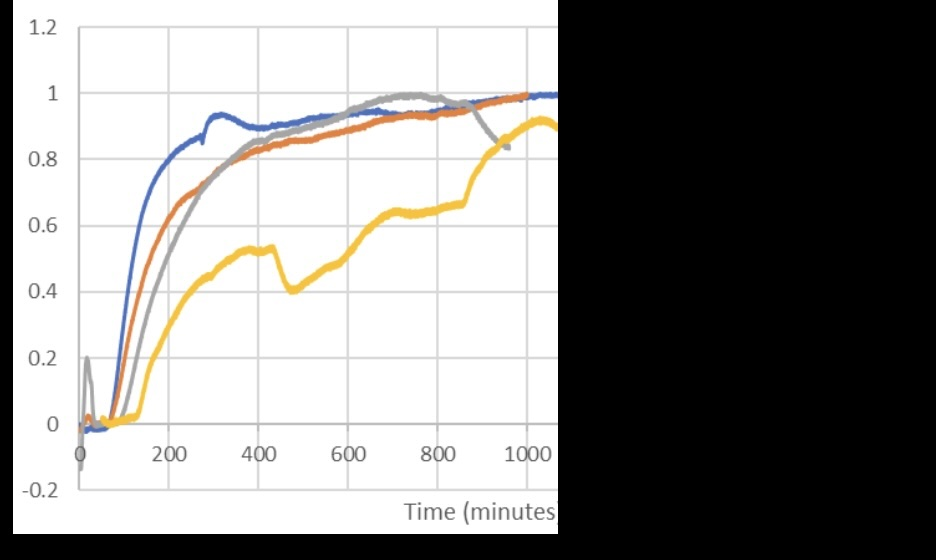
#> input picture graph1.jpg, 936 x 560 px
$ python jpg2cv-data-extractor.py
#> lines starting #> are read from the running program, lines starting #| are printed output that depends on the picture; after the words box and inside, x2 and y2 are one past the last pixel; in counts of white or black regions, pixels touching at a corner belong together
#Grace Apodaca
#img2datatable

import cv2 as cv
import numpy as np


def detect_gridlines(img):
    """Step 1: Finds the inner plot box and gridlines automatically."""
    gray = cv.cvtColor(img, cv.COLOR_BGR2GRAY)

    # Light-gray Excel gridlines have a brightness between 190 and 235
    is_grid = (gray > 190) & (gray < 235)

    # Find columns and rows where more than 40% of the line is grid-colored
    v_cols = np.where(np.mean(is_grid, axis=0) > 0.4)[0]
    h_rows = np.where(np.mean(is_grid, axis=1) > 0.4)[0]

    # Gridlines can be 1 to 2 pixels thick, so group adjacent pixels and find the middle
    def group_lines(indices):
        if len(indices) == 0:
            return []
        splits = np.where(np.diff(indices) > 2)[0] + 1
        groups = np.split(indices, splits)
        return [int(round(np.mean(g))) for g in groups if len(g) > 0]

    v_lines = group_lines(v_cols)
    h_lines = group_lines(h_rows)

    # Ignore any border lines sitting within 10 pixels of the outer image edges
    h_img, w_img = gray.shape
    v_lines = [x for x in v_lines if 10 < x < (w_img - 10)]
    h_lines = [y for y in h_lines if 10 < y < (h_img - 10)]

    assert len(v_lines) >= 2 and len(h_lines) >= 2, "Check Failed: Not enough gridlines found!"

    bounds = {
        "left": v_lines[0],
        "right": v_lines[-1],
        "top": h_lines[0],
        "bottom": h_lines[-1],
        "y_zero": h_lines[-2],  # The second-to-last horizontal gridline is y = 0
        "v_lines": v_lines,
        "h_lines": h_lines,
    }
    print(f"[CHECK 1 PASSED] Plot Box -> Left: {bounds['left']}, Right: {bounds['right']}, Top: {bounds['top']}, Bottom: {bounds['bottom']}, Y=0: {bounds['y_zero']}")
    return bounds


def find_colored_pixels(img, bounds):
    """Step 2: Collects every (column, row) pixel belonging to Blue, Orange, Yellow, and Gray."""
    hsv = cv.cvtColor(img, cv.COLOR_BGR2HSV)

    # Color ranges formatted as [Hue (0-179), Saturation (0-255), Value (0-255)]
    # Tightened Orange (Hue 5-16, Sat >= 130) so anti-aliased Yellow edges don't bleed in
    color_ranges = {
        "blue":   (np.array([95, 80, 80]),   np.array([130, 255, 255])),
        "orange": (np.array([5, 130, 80]),   np.array([16, 255, 255])),
        "yellow": (np.array([20, 80, 80]),   np.array([35, 255, 255])),
        "gray":   (np.array([0, 0, 140]),    np.array([179, 40, 175])),
    }

    # Build a mask of the inner plot box so Gray ignores outside labels and legends
    plot_mask = np.zeros(hsv.shape[:2], dtype=np.uint8)
    plot_mask[bounds["top"]:bounds["bottom"], bounds["left"]:bounds["right"]] = 255

    # Block out the area below y=0 after the initial spike so X-axis numbers (200-1000) aren't selected
    y_zero_row = bounds["y_zero"]
    plot_mask[y_zero_row + 2 : bounds["bottom"], bounds["left"] + 25 : bounds["right"]] = 0
    plot_mask[y_zero_row + 2 : bounds["bottom"], bounds["left"] : bounds["left"] + 4] = 0

    color_pixels = {}
    for name, (lower, upper) in color_ranges.items():
        mask = cv.inRange(hsv, lower, upper)
        if name == "gray":
            mask = cv.bitwise_and(mask, plot_mask)

        # Remove tiny isolated color-bleed specks (keep only connected strokes >= 15 pixels)
        num_labels, labels, stats, _ = cv.connectedComponentsWithStats(mask)
        clean_mask = np.zeros_like(mask)
        for label_id in range(1, num_labels):  # Skip label 0 (background)
            if stats[label_id, cv.CC_STAT_AREA] >= 15:
                clean_mask[labels == label_id] = 255

        # Grab matching pixels and store them as (column, row) tuples
        rows, cols = np.where(clean_mask > 0)
        color_pixels[name] = list(zip(cols.tolist(), rows.tolist()))

        assert len(color_pixels[name]) > 0, f"Check Failed: 0 pixels found for {name}!"
        print(f"[CHECK 2 PASSED] {name.upper()}: {len(color_pixels[name])} pixels found")

    return color_pixels

def pixels_to_data(bounds, color_pixels, x_max=1000.0, y_max=1.2):
    """Step 3: Ensures one Y value per X column, then converts pixel positions to graph numbers."""
    x_px_0 = bounds["left"]
    x_px_max = bounds["right"]
    y_px_0 = bounds["y_zero"]
    y_px_max = bounds["top"]

    extracted_data = {}
    middle_pixels = {}

    for name, coords in color_pixels.items():
        # Group all row numbers (y) by their column number (x)
        rows_by_col = {}
        for x_px, y_px in coords:
            if x_px_0 <= x_px <= x_px_max and y_px_max <= y_px <= bounds["bottom"]:
                rows_by_col.setdefault(x_px, []).append(y_px)

        data_points = []
        single_pixel_path = []

        for x_px in sorted(rows_by_col.keys()):
            # Because the drawn line is several pixels thick, there are multiple rows in the same column.
            # Select the middle pixel of that vertical range so each X column gets exactly one Y value.
            mid_y_px = float(np.median(rows_by_col[x_px]))
            single_pixel_path.append((x_px, int(round(mid_y_px))))

            # Find how far across the X-axis this column sits (as a percentage) and multiply by x_max
            x_val = (x_px - x_px_0) / (x_px_max - x_px_0) * x_max

            # Find how far above the y=0 line this pixel sits (as a percentage) and multiply by y_max
            y_val = (y_px_0 - mid_y_px) / (y_px_0 - y_px_max) * y_max

            data_points.append((round(float(x_val), 2), round(float(y_val), 4)))

        extracted_data[name] = data_points
        middle_pixels[name] = single_pixel_path
        print(f"[CHECK 3 PASSED] {name.upper()}: {len(data_points)} unique (Time, Value) points | Sample: {data_points[:3]}")

    return extracted_data, middle_pixels


def run_visual_checks(img, bounds, color_pixels, middle_pixels):
    """Draws all checks onto one image: Box (Step 1), Highlights (Step 2), Single-pixel path (Step 3)."""
    gray_bg = cv.cvtColor(cv.cvtColor(img, cv.COLOR_BGR2GRAY), cv.COLOR_GRAY2BGR)
    canvas = cv.addWeighted(gray_bg, 0.35, np.zeros_like(gray_bg), 0.65, 0)

    # Step 1 Check: Magenta plot box & cyan y=0 axis line
    cv.rectangle(canvas, (bounds["left"], bounds["top"]), (bounds["right"], bounds["bottom"]), (255, 0, 255), 2)
    cv.line(canvas, (bounds["left"], bounds["y_zero"]), (bounds["right"], bounds["y_zero"]), (255, 255, 0), 1)

    # Step 2 Check: Neon highlights for all detected pixels of each color
    highlight_colors = {
        "blue":   (255, 0, 0),
        "orange": (0, 128, 255),
        "yellow": (0, 255, 255),
        "gray":   (0, 255, 0),
    }
    for name, coords in color_pixels.items():
        bgr = highlight_colors[name]
        for col, row in coords:
            canvas[row, col] = bgr

    # Step 3 Check: Thin white line showing the single middle pixel chosen per column
    for name, path in middle_pixels.items():
        for col, row in path:
            canvas[row, col] = (255, 255, 255)

    window_title = "Cumulative Checks: Box (1), Highlights (2), Middle Pixel Path (3)"
    cv.imshow(window_title, canvas)
    cv.setWindowProperty(window_title, cv.WND_PROP_TOPMOST, 1)
    cv.waitKey(0)
    cv.destroyAllWindows()
    cv.waitKey(1)

import csv

def export_to_csv(extracted_data, output_path="extracted_graph_data.csv"):
    """Step 4: Aligns all curves by Time and exports a Pandas-ready CSV feature matrix."""
    # Convert each color's list of (Time, Value) tuples into a fast lookup dictionary: {time: value}
    series_lookups = {
        color: dict(points) for color, points in extracted_data.items()
    }

    # Collect every unique Time value across all four colors in sorted order
    all_times = sorted({time for points in extracted_data.values() for time, _ in points})
    colors = ["blue", "orange", "yellow", "gray"]

    with open(output_path, mode="w", newline="") as f:
        writer = csv.writer(f)
        # Header row formatted as clean column names for Pandas
        writer.writerow(["Time"] + colors)

        # Write one row per Time step; leave cell blank (which Pandas reads as NaN) if a curve was hidden
        for t in all_times:
            row = [t] + [series_lookups[c].get(t, "") for c in colors]
            writer.writerow(row)

    # Self-check: verify the file was created and has rows
    assert len(all_times) > 0, "Check Failed: No data rows written to CSV!"
    print(f"[CHECK 4 PASSED] Saved {len(all_times)} aligned Time rows to '{output_path}'")

if __name__ == "__main__":
    original_img = cv.imread("graph1.jpg")
#> original_img is the input picture: shape (560, 936, 3); mean B, G, R 135.4, 136.6, 137.4
    assert original_img is not None, "Check Failed: Could not open image!"

    plot_bounds = detect_gridlines(original_img)
#> in detect_gridlines, `gray = cv.cvtColor(img, cv.COLOR_BGR2GRAY)`:
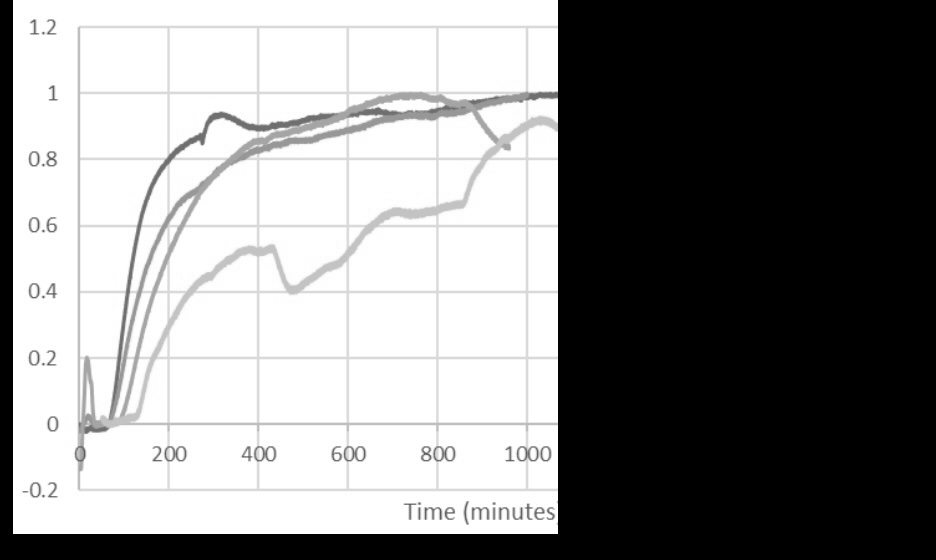
#> gray: shape (560, 936); min 0, max 255, mean 136.7
#> in detect_gridlines, `is_grid = (gray > 190) & (gray < 235)`:
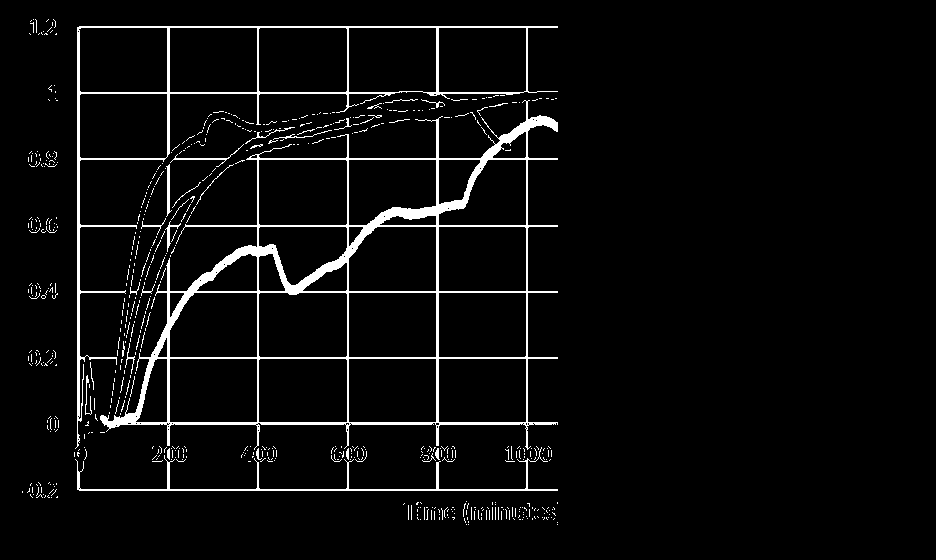
#> is_grid: shape (560, 936) bool; 4.4% white; 668 white regions (635 under 20 px), largest, box (x1, y1, x2, y2) and area: (100, 100, 558, 450) 12715, (75, 26, 558, 449) 4755, (75, 447, 558, 491) 1439
#> in detect_gridlines, `v_cols = np.where(np.mean(is_grid, axis=0) > 0.4)[0]`: v_cols = [77, 78, 79, 167, 168, 169, 257, 258, 347, 348, 436, 437, 438, 526, 527]
#> in detect_gridlines, `h_rows = np.where(np.mean(is_grid, axis=1) > 0.4)[0]`: h_rows = 17 values from 26 to 490
#> in group_lines, `splits = np.where(np.diff(indices) > 2)[0] + 1`: splits = [3, 6, 8, 10, 13]
#> in group_lines, `groups = np.split(indices, splits)`: groups = [[77, 78, 79], [167, 168, 169], [257, 258], [347, 348], [436, 437, 438], [526, 527]]
#> in detect_gridlines, `v_lines = group_lines(v_cols)`: v_lines = [78, 168, 258, 348, 437, 526]
#> in detect_gridlines, `h_lines = group_lines(h_rows)`: h_lines = [26, 92, 158, 226, 292, 358, 423, 490]
#> in detect_gridlines, `bounds = { "left": v_lines[0], "right": v_lines[-1], "top": h_lines[0]..`: bounds = {'left': 78, 'right': 526, 'top': 26, 'bottom': 490, 'y_zero': 423, 'v_lines': [78, 168, 258, 348, 437, 526], 'h_lines': [26, 92, 158, 226, 292, 358, 423, 490]}
#| [CHECK 1 PASSED] Plot Box -> Left: 78, Right: 526, Top: 26, Bottom: 490, Y=0: 423
#> plot_bounds has the same summary as bounds in detect_gridlines
    detected_pixels = find_colored_pixels(original_img, plot_bounds)
#> in find_colored_pixels, `hsv = cv.cvtColor(img, cv.COLOR_BGR2HSV)`: hsv: shape (560, 936, 3); mean H, S, V 5.1, 3.7, 137.9
#> in find_colored_pixels, `y_zero_row = bounds["y_zero"]`: y_zero_row = 423
#> the loop in find_colored_pixels, `for name, (lower, upper) in color_ranges.items():` made 4 passes
#> num_labels on passes 1, 2, 4: 8, 6, 29
#> (num_labels, stats) on pass 3: (2, [[0, 0, 936, 560, 519073], [100, 116, 458, 312, 5087]])
#> pass 1, in find_colored_pixels, `mask = cv.inRange(hsv, lower, upper)`:
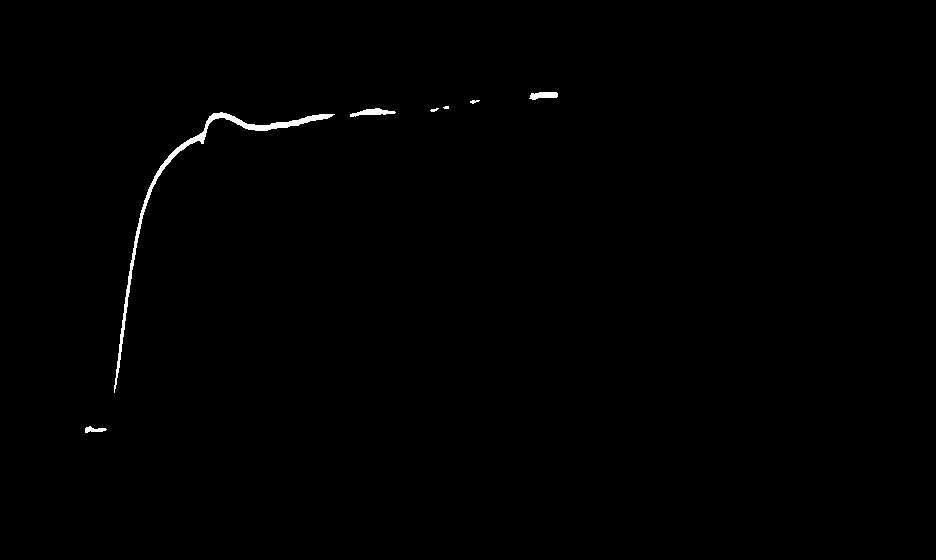
#> mask: shape (560, 936); 0.44% white; 7 white regions (1 under 20 px), largest, box (x1, y1, x2, y2) and area: (114, 112, 335, 393) 1806, (350, 108, 396, 117) 211, (529, 92, 558, 100) 167, (85, 426, 107, 433) 88, (470, 100, 480, 104) 24, (430, 108, 439, 112) 21
#> after the loop in find_colored_pixels, `for name, (lower, upper) in color_ranges.items():`:
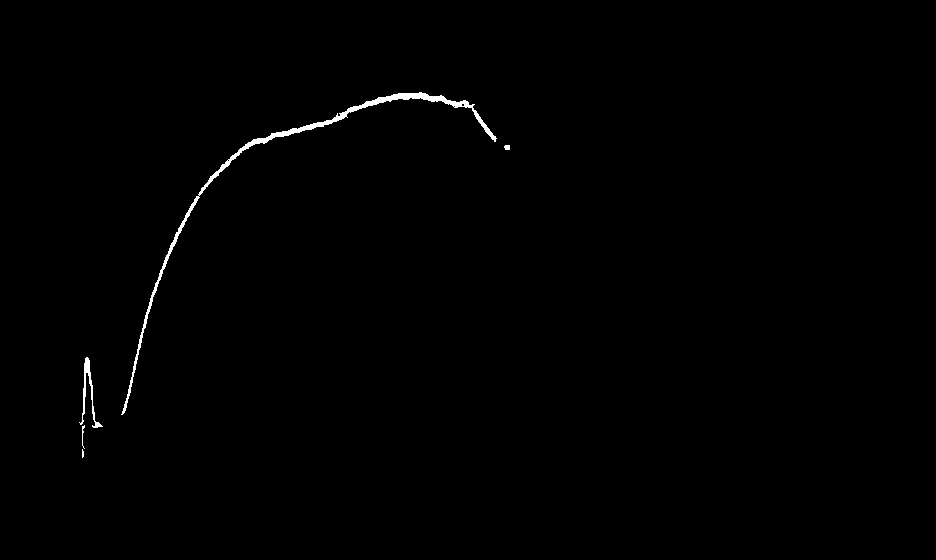
#> clean_mask: shape (560, 936); 0.52% white; 5 white regions (1 under 20 px), largest, box (x1, y1, x2, y2) and area: (121, 92, 497, 415) 2326, (79, 357, 103, 428) 337, (82, 425, 85, 449) 31, (504, 145, 510, 150) 27
#> after the loop in find_colored_pixels, `for name, (lower, upper) in color_ranges.items():`: color_pixels = 4 items
#> detected_pixels = 4 items
    data_by_color, single_pixel_paths = pixels_to_data(plot_bounds, detected_pixels, x_max=1000.0, y_max=1.2)
#> in pixels_to_data, `x_px_0 = bounds["left"]`: x_px_0 = 78
#> in pixels_to_data, `x_px_max = bounds["right"]`: x_px_max = 526
#> in pixels_to_data, `y_px_0 = bounds["y_zero"]`: y_px_0 = 423
#> in pixels_to_data, `y_px_max = bounds["top"]`: y_px_max = 26
#> the loop in pixels_to_data, `for name, coords in color_pixels.items():` made 4 passes
#> name on passes 1 to 4: 'blue', 'orange', 'yellow', 'gray'
#| [CHECK 3 PASSED] BLUE: 314 unique (Time, Value) points | Sample: [(15.62, -0.0212), (17.86, -0.0196), (20.09, -0.0196)]
#| [CHECK 3 PASSED] ORANGE: 374 unique (Time, Value) points | Sample: [(17.86, 0.0151), (20.09, 0.0166), (22.32, 0.0166)]
#| [CHECK 3 PASSED] YELLOW: 427 unique (Time, Value) points | Sample: [(49.11, 0.0106), (51.34, 0.0106), (53.57, 0.0091)]
#| [CHECK 3 PASSED] GRAY: 406 unique (Time, Value) points | Sample: [(2.23, 0.003), (4.46, -0.0015), (6.7, 0.0)]
#> after the loop in pixels_to_data, `for name, coords in color_pixels.items():`: extracted_data = 4 items
#> data_by_color = 4 items; single_pixel_paths = 4 items

    # Step 4: Export the Pandas-ready feature matrix
    export_to_csv(data_by_color, "extracted_graph_data.csv")
#> in export_to_csv, `all_times = sorted({time for points in extracted_data.values() for tim..`: all_times = 448 values from 2.23 to 1000
#> the loop in export_to_csv, `for t in all_times:` made 448 passes
#> (t, row) on passes 1 to 3: (2.23, [2.23, '', '', '', 0.003]), (4.46, [4.46, '', '', '', -0.0015]), (6.7, [6.7, '', '', '', 0])
#| [CHECK 4 PASSED] Saved 448 aligned Time rows to 'extracted_graph_data.csv'

    run_visual_checks(original_img, plot_bounds, detected_pixels, single_pixel_paths)
#> in run_visual_checks, `cv.line(canvas, (bounds["left"], bounds["y_zero"]), (bounds["right"], ..`:
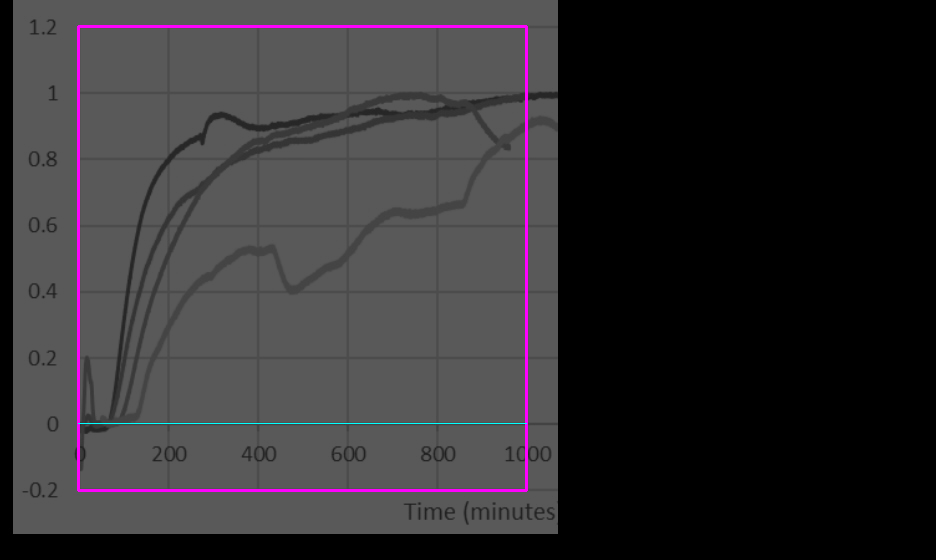
#> canvas: shape (560, 936, 3); mean B, G, R 49.8, 47.1, 49.5
#> the loop in run_visual_checks, `for name, coords in color_pixels.items():` made 4 passes
#> (name, bgr) on passes 1 to 4: ('blue', (255, 0, 0)), ('orange', (0, 128, 255)), ('yellow', (0, 255, 255)), ('gray', (0, 255, 0))
#> after the loop in run_visual_checks, `for name, coords in color_pixels.items():`:
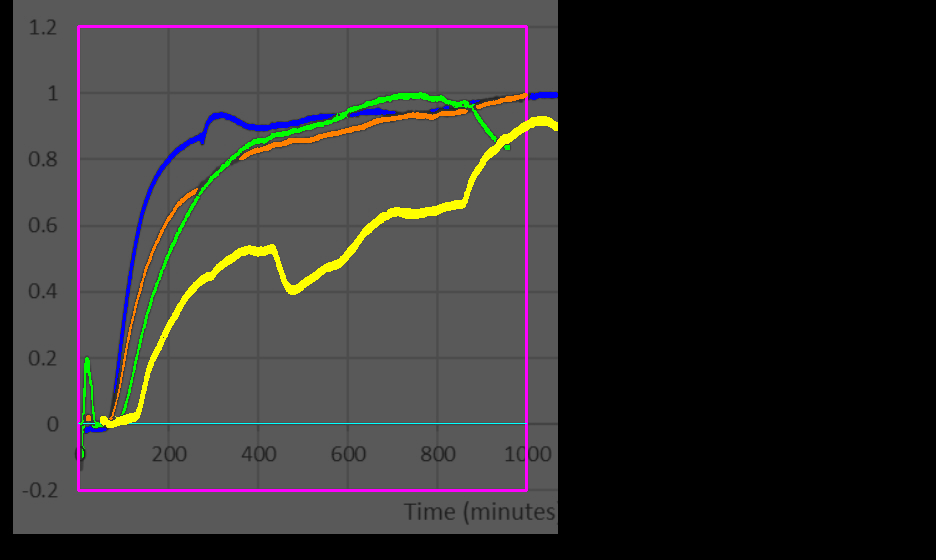
#> canvas: shape (560, 936, 3); 2.35% of pixels changed, all inside (x1, y1, x2, y2) = (79, 92, 558, 458)
#> the loop in run_visual_checks, `for name, path in middle_pixels.items():` made 4 passes
#> after the loop in run_visual_checks, `for name, path in middle_pixels.items():`:
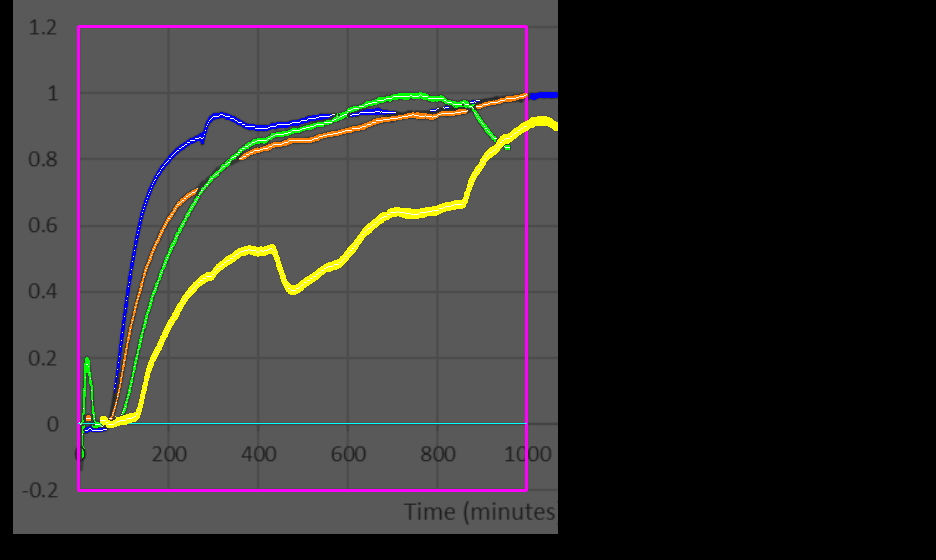
#> canvas: shape (560, 936, 3); 0.29% of pixels changed, all inside (x1, y1, x2, y2) = (79, 94, 527, 435)
